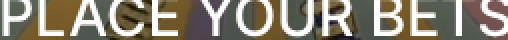
#> input picture casino-bot/assets/crazy_time_dk/betting_open.png, 254 x 20 px (shown 2 times larger); its folder holds only this picture in this run
$ python -i ocr_debug.py   (imports and definitions only)
#> lines starting #> are read from the running program, lines starting #| are printed output that depends on the picture; after the words box and inside, x2 and y2 are one past the last pixel; in counts of white or black regions, pixels touching at a corner belong together
#> further down, picture is the input picture: shape (20, 254, 3); mean B, G, R 116.8, 131.6, 138.4
"""
OCR debug utilities: preprocessing pipeline, always-on snapshot capture, and
disk rotation.

The preprocessing pipeline is extracted here as the single source of truth so
both ``screen.read_text()`` and the debug snapshot saver use the same logic.

Snapshots are saved on every OCR read (not just failures) so you can build a
labeled dataset for optimising preprocessing.  Automatic rotation keeps disk
usage bounded.
"""

from __future__ import annotations

import datetime
import json
import logging
from pathlib import Path
from typing import Any, Optional

import cv2
import numpy as np

logger = logging.getLogger(__name__)

# Default directory for OCR snapshots, relative to project root.
_PROJECT_ROOT = Path(__file__).resolve().parent.parent
_DEFAULT_SNAPSHOT_DIR = _PROJECT_ROOT / "debug" / "ocr"

# Default max snapshots per label before rotation kicks in.
DEFAULT_MAX_SNAPSHOTS = 50


# ── Preprocessing Pipeline ────────────────────────────────────────────────


def preprocess_for_ocr(
    img_bgr: np.ndarray,
    preprocess: str = "thresh",
    invert: bool = True,
    border: int = 10,
    scale: int = 2,
) -> np.ndarray:
    """
    Apply the standard OCR preprocessing pipeline to a BGR image.

    This is the single source of truth used by both :func:`screen.read_text`
    and the debug snapshot saver.

    Args:
        img_bgr: Input image in BGR colour format (as returned by
                 ``take_screenshot``).
        preprocess: ``"thresh"`` for OTSU thresholding, ``"blur"`` for
                    Gaussian blur, or ``"none"``.
        invert: If True, automatically invert dark-background images so
                Tesseract sees dark text on white.
        border: Whitespace padding (px) added around the image.
        scale: Upscale factor applied before OCR.

    Returns:
        Processed grayscale image ready for Tesseract.
    """
#> called with preprocess = 'thresh', invert = True, border = 10, scale = 2
    gray = cv2.cvtColor(img_bgr, cv2.COLOR_BGR2GRAY)
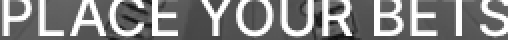
#> gray: shape (20, 254) (shown 2 times larger); min 13, max 255, mean 131.9

    if preprocess == "thresh":
        gray = cv2.threshold(gray, 0, 255, cv2.THRESH_BINARY | cv2.THRESH_OTSU)[1]
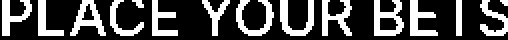
#> gray: shape (20, 254) (shown 2 times larger); 30.1% white; 15 white regions (2 under 20 px), largest, box (x1, y1, x2, y2) and area: (187, 0, 202, 18) 152, (35, 0, 53, 18) 139, (118, 0, 137, 18) 139
    elif preprocess == "blur":
        gray = cv2.GaussianBlur(gray, (3, 3), 0)

    if invert and np.mean(gray) < 127:
        gray = cv2.bitwise_not(gray)

    if scale > 1:
        gray = cv2.resize(gray, None, fx=scale, fy=scale, interpolation=cv2.INTER_CUBIC)
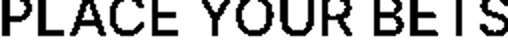
#> gray: shape (40, 508); min 0, max 255, mean 178.1

    if border > 0:
        gray = cv2.copyMakeBorder(
            gray, border, border, border, border,
            cv2.BORDER_CONSTANT, value=255,
        )
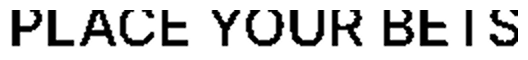
#> gray: shape (60, 528); min 0, max 255, mean 205.7

    return gray


# ── Snapshot Capture ──────────────────────────────────────────────────────


# [124 lines left out: functions save_ocr_snapshot, _serialise_value, rotate_snapshots, not called in this run]

>>> import cv2
>>> picture = cv2.imread('../assets/crazy_time_dk/betting_open.png')
>>> result = preprocess_for_ocr(picture)
